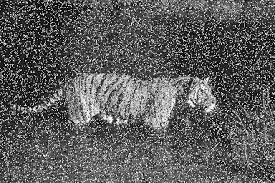
#> input picture vis/pr1/images/p2.jpg, 275 x 183 px, found by its file name
$ python edge.py   (older library calls are emulated)
#> lines starting #> are read from the running program, lines starting #| are printed output that depends on the picture
#> further down, img is the input picture: shape (183, 275); min 0, max 255, mean 92.3
import cv2
import numpy as np
import matplotlib.pyplot as plt

def apply_log_filter(img, sigma):
    """Applies the Laplacian of Gaussian filter to an image.

    Args:
        img: The input image.
        sigma: The standard deviation of the Gaussian kernel.

    Returns:
        The filtered image.
    """
#> called with sigma = 0.25

    # Create a Gaussian kernel
    kernel_size = 2 * int(3 * sigma + 0.5) + 1
    gaussian_kernel = cv2.GaussianBlur(np.ones((kernel_size, kernel_size)), (kernel_size, kernel_size), sigma)

    # Calculate the Laplacian of the Gaussian kernel
    laplacian_kernel = cv2.Laplacian(gaussian_kernel, cv2.CV_64F)

    # Apply the filter to the image
    filtered_img = cv2.filter2D(img, -1, laplacian_kernel)
#> filtered_img: shape (183, 275); every value is 0

    return filtered_img

def plot_histograms(img1, img2, title1, title2):
    """Plots the histograms of two images and their difference histogram.

    Args:
        img1: The first image.
        img2: The second image.
        title1: The title for the first histogram.
        title2: The title for the second histogram.
    """
#> called with title1 = 'Original Image Histogram', title2 = 'Filtered Image Histogram'

    # Calculate histograms
    hist1 = cv2.calcHist([img1], [0], None, [256], [0, 256])
#> hist1 = 256 values, max 1584 at index 0, min 9 at index 254, mean 196.6
    hist2 = cv2.calcHist([img2], [0], None, [256], [0, 256])
#> hist2 = 256 values, max 50325 at index 0, min 0 at index 1, mean 196.6

    # Calculate the difference histogram
    hist_diff = np.abs(hist1 - hist2)
#> hist_diff = 256 values, max 48741 at index 0, min 9 at index 254, mean 380.8

    # Plot the histograms
    plt.figure(figsize=(15, 5))

    plt.subplot(1, 3, 1)
    plt.plot(hist1)
    plt.title(title1)
    plt.xlabel('Intensity')
    plt.ylabel('Frequency')

    plt.subplot(1, 3, 2)
    plt.plot(hist2)
    plt.title(title2)
    plt.xlabel('Intensity')
    plt.ylabel('Frequency')

    plt.subplot(1, 3, 3)
    plt.plot(hist_diff)
    plt.title('Difference Histogram')
    plt.xlabel('Intensity')
    plt.ylabel('Difference')

    plt.show()
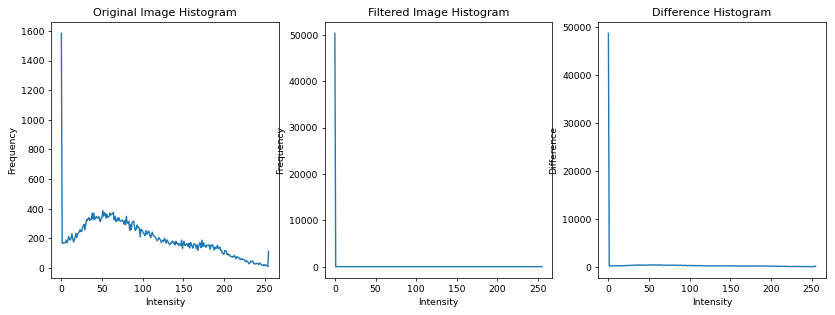
#> figure drawn by matplotlib, 3 panels; panel 1: curve peaks at x = 0, y = 1584; panel 2: curve peaks at x = 0, y = 50325; panel 3: curve peaks at x = 0, y = 48741

# Load an image
img = cv2.imread('pr1/images/p2.jpg', 0)  # Load as grayscale

# Apply the LoG filter
filtered_img = apply_log_filter(img, .25)  # Adjust sigma as needed

# Plot the histograms
plot_histograms(img, filtered_img, 'Original Image Histogram', 'Filtered Image Histogram')

$ run again, with vis/pr1/images/p3.jpg copied over vis/pr1/images/p2.jpg
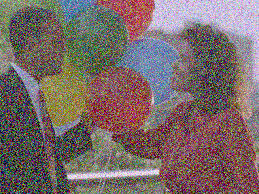
#> input picture vis/pr1/images/p3.jpg, 259 x 194 px, found by its file name
#> `img = cv2.imread('pr1/images/p2.jpg', 0)`:
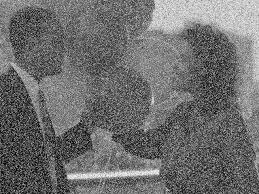
#> img: shape (194, 259); min 0, max 255, mean 110.2
#> filtered_img: shape (194, 259); every value is 0
#> hist1 = 256 values, max 532 at index 113, min 0 at index 247, mean 196.3
#> hist2 = 256 values, max 50246 at index 0, min 0 at index 1, mean 196.3
#> hist_diff = 256 values, max 50178 at index 0, min 0 at index 247, mean 392
#> in plot_histograms, `plt.show()`:
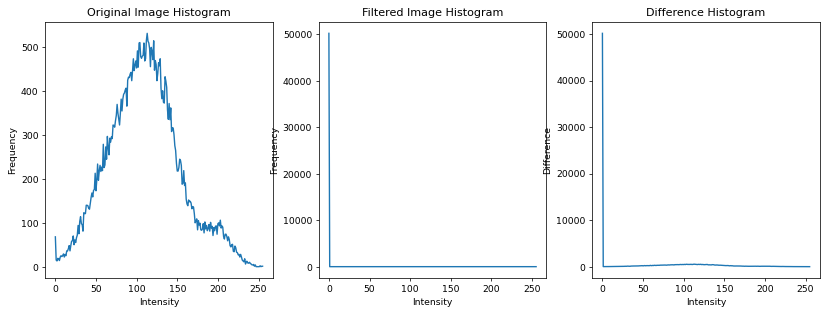
#> figure drawn by matplotlib, 3 panels; panel 1: curve peaks at x = 113, y = 532; panel 2: curve peaks at x = 0, y = 50246; panel 3: curve peaks at x = 0, y = 50178

$ run again, with vis/pr1/images/p1.png saved as vis/pr1/images/p2.jpg
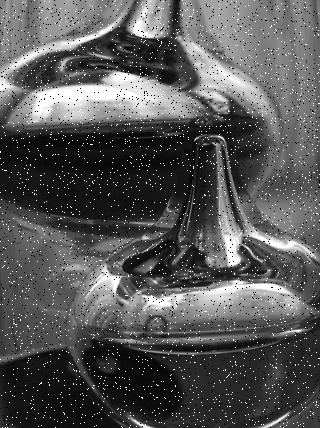
#> input picture vis/pr1/images/p1.png, 320 x 428 px, found by its file name
#> img is the input picture: shape (428, 320); min 0, max 255, mean 86.8
#> filtered_img: shape (428, 320); every value is 0
#> hist1 = 256 values, max 2847 at index 255, min 77 at index 241, mean 535
#> hist2 = 256 values, max 136960 at index 0, min 0 at index 1, mean 535
#> hist_diff = 256 values, max 134775 at index 0, min 77 at index 241, mean 1052.9
#> in plot_histograms, `plt.show()`:
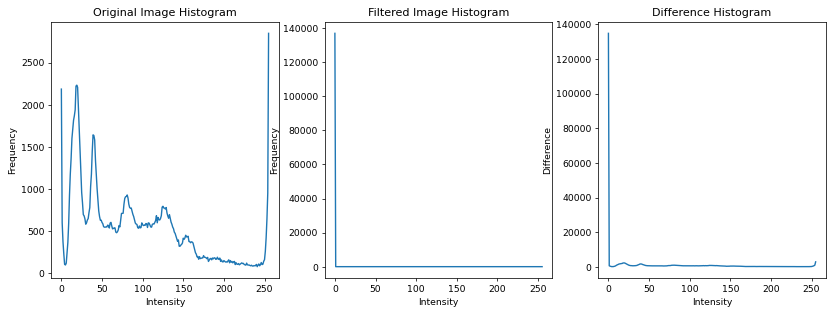
#> figure drawn by matplotlib, 3 panels; panel 1: curve peaks at x = 255, y = 2847; panel 2: curve peaks at x = 0, y = 136960; panel 3: curve peaks at x = 0, y = 134775

$ run again, with vis/pr1/images/q_1.png saved as vis/pr1/images/p2.jpg
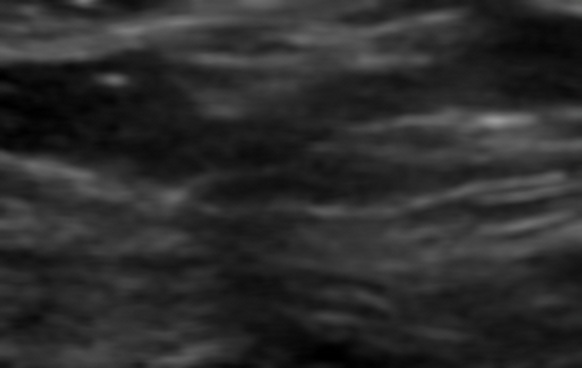
#> input picture vis/pr1/images/q_1.png, 582 x 368 px, found by its file name
#> filtered_img: shape (368, 582); every value is 0
#> hist1 = 256 values, max 5045 at index 30, min 0 at index 155, mean 836.6
#> hist2 = 256 values, max 214176 at index 0, min 0 at index 1, mean 836.6
#> hist_diff = 256 values, max 213941 at index 0, min 0 at index 155, mean 1671.4
#> in plot_histograms, `plt.show()`:
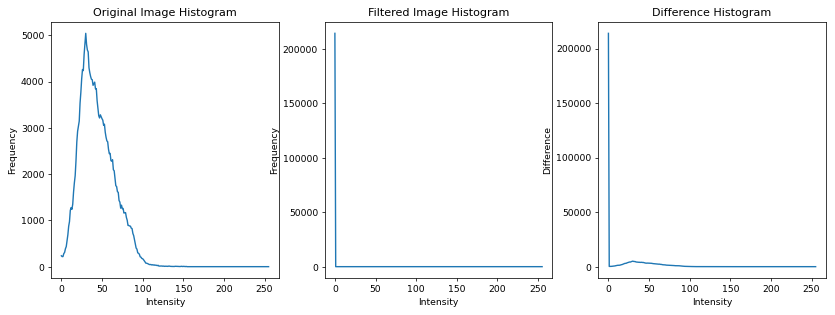
#> figure drawn by matplotlib, 3 panels; panel 1: curve peaks at x = 30, y = 5045; panel 2: curve peaks at x = 0, y = 214176; panel 3: curve peaks at x = 0, y = 213941
